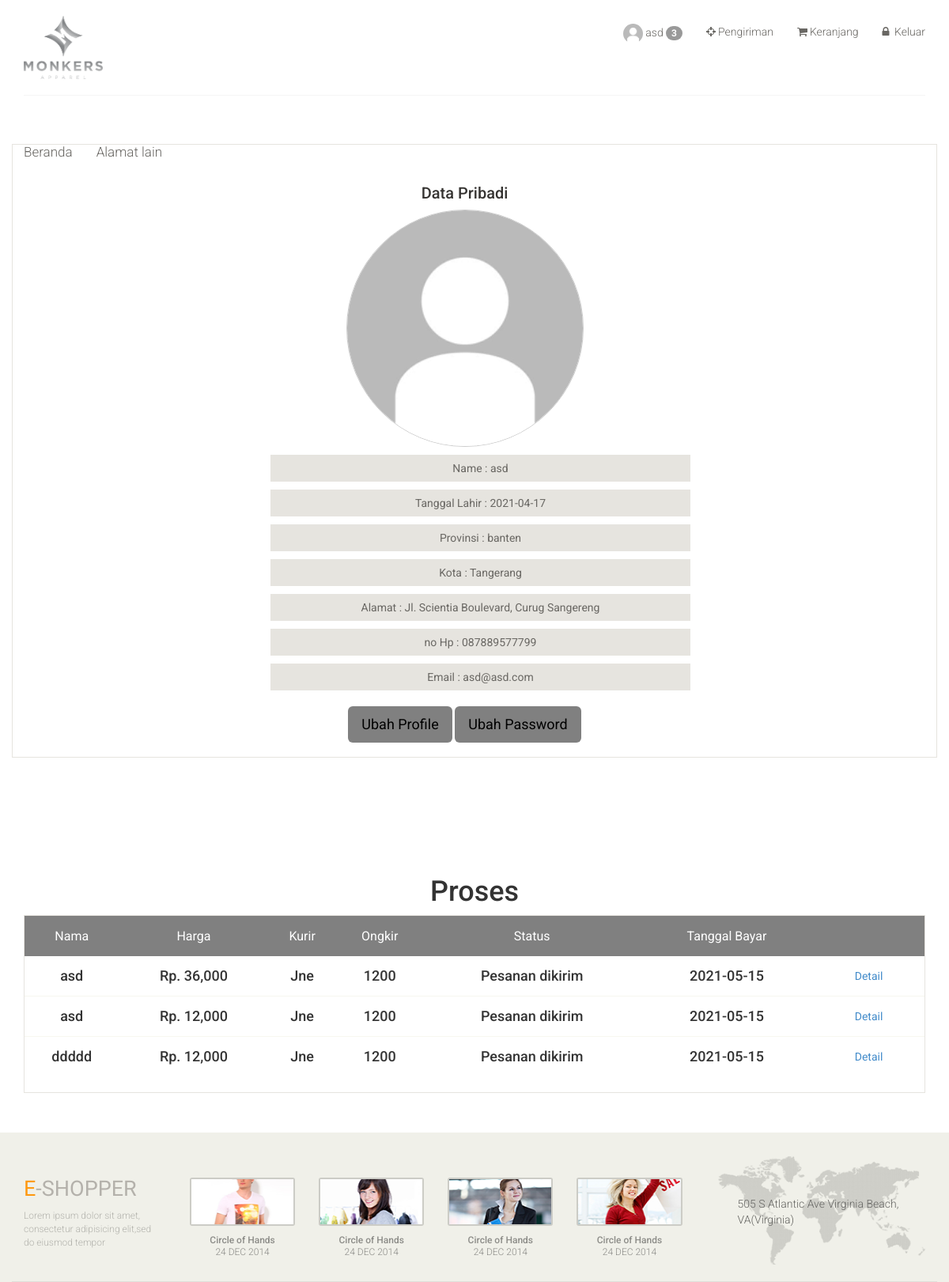
Page /monkers/profile.php (signed in) on the earlier database version.
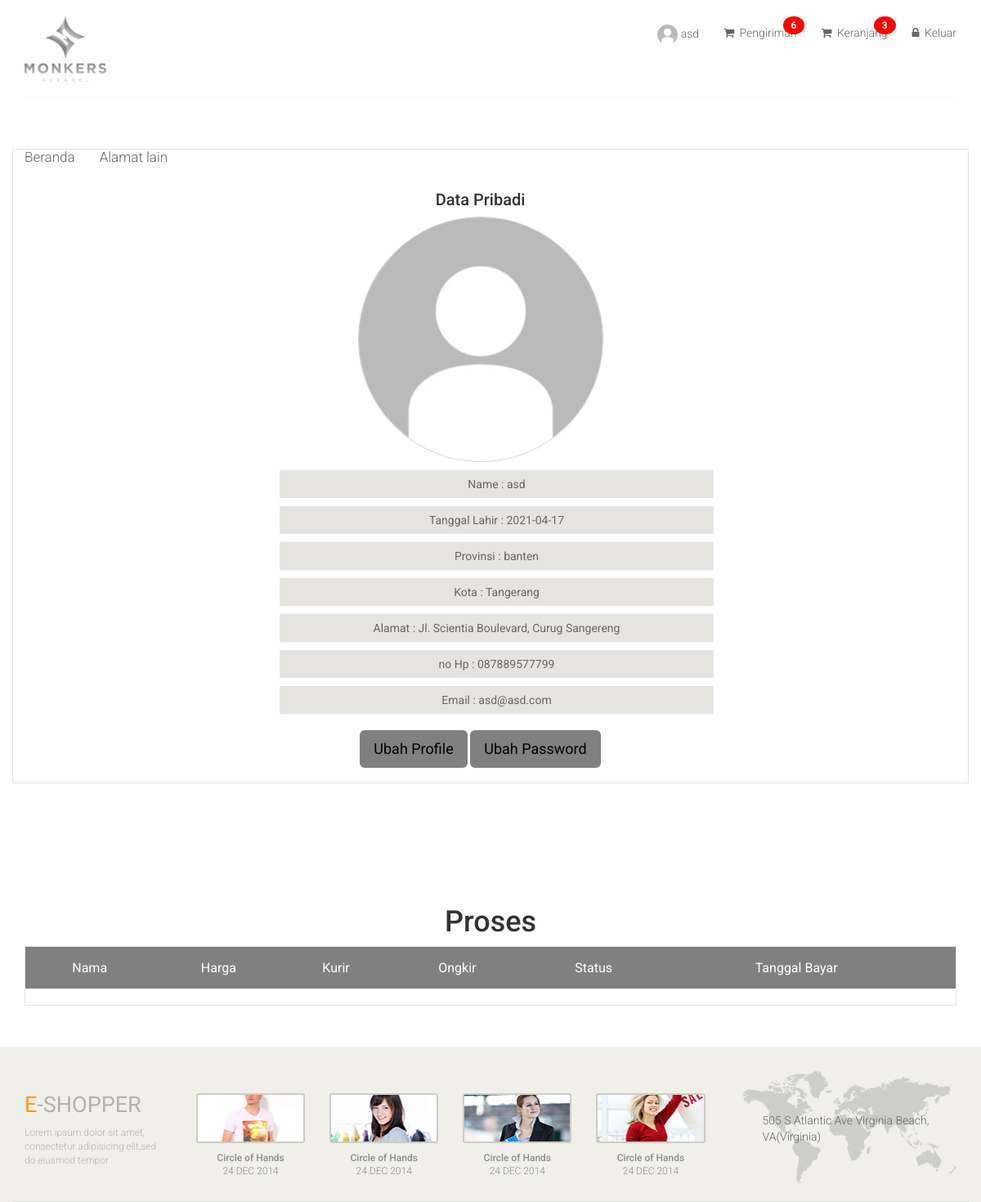
Same page on the later database version.
### tables this page shows
CREATE TABLE `tbl_customer` (
  `cust_id` int(11) NOT NULL,
  `cust_name` varchar(30) NOT NULL,
  `cust_birth` date NOT NULL,
  `cust_address` varchar(255) NOT NULL,
  `cust_province` varchar(255) NOT NULL,
  `cust_city` varchar(255) NOT NULL,
  `cust_email` varchar(30) NOT NULL,
  `cust_pass` varchar(50) NOT NULL,
  `cust_phone` varchar(20) NOT NULL,
  `cust_total_order` int(11) NOT NULL,
  `cust_total_price` int(11) NOT NULL,
  `cust_img` varchar(255) NOT NULL,
  `create_date` date NOT NULL DEFAULT current_timestamp()
);

CREATE TABLE `tbl_proses` (
  `proses_id` int(11) NOT NULL,
  `date_id` varchar(100) DEFAULT NULL,
  `cust_id` int(11) NOT NULL,
  `price` int(100) DEFAULT NULL,
  `ongkir` int(11) NOT NULL,
  `kurir` varchar(50) DEFAULT NULL,
  `status` varchar(200) DEFAULT NULL,
  `create_date` date NOT NULL DEFAULT current_timestamp(),
  `img_bayar` varchar(200) DEFAULT NULL
);

### model/User.php (called while the page is built, shortened)
<?php
function getDataUser($cust_id)
{
   require('../connect/conn.php');
   $sql = "SELECT * from tbl_customer where cust_id = '" . $cust_id . "' ";
   $item = mysqli_query($conn, $sql);
   $data = mysqli_fetch_assoc($item);
   return $data;
}
function getDataProses($cust_id)
{
   require('../connect/conn.php');
   $sql = "SELECT * from tbl_proses where cust_id = " . $cust_id . " ";
   $item = mysqli_query($conn, $sql);
   return $item;
}
function getProsesCount($cust_id)
{
   require('../connect/conn.php');
   $sql = "SELECT count(proses_id) as juml from tbl_proses where cust_id = " . $cust_id . " AND status != 'Selesai' ";
   $item = mysqli_query($conn, $sql);
   $data = mysqli_fetch_assoc($item);
   return $data;
}
function getcartCount($cust_id)
{
   require('../connect/conn.php');
   $sql = "SELECT count(cart_id) as juml from tbl_cart where cust_id = " . $cust_id . " ";
   $item = mysqli_query($conn, $sql);
   $data = mysqli_fetch_assoc($item);
   return $data;
}
function getcheckCount($cust_id)
{
   require('../connect/conn.php');
   $sql = "SELECT count(check_id) as juml from tbl_checkout where cust_id = " . $cust_id . " ";
   $item = mysqli_query($conn, $sql);
   $data = mysqli_fetch_assoc($item);
   return $data;
}
function custLogin($id_user)
{
   require('../connect/conn.php');
   $sql = "SELECT * from tbl_customer where cust_id = '" . $id_user . "' ";
   $result = mysqli_query($conn, $sql);
   $data = mysqli_fetch_assoc($result);
   return $data;
}
?>

### monkers/profile.php (the view, shortened to what the changed rows need)
<?php
require('../model/User.php');
$datauser = getDataUser($_SESSION['cust_id']);
$data_cart = getcartCount($_SESSION['cust_id']);
$data_check = getcheckCount($_SESSION['cust_id']);
$proses_count = getProsesCount($_SESSION['cust_id']);
$data_proses = getDataProses($_SESSION['cust_id']);
?>
<!DOCTYPE html>
<html lang="en">
<head>
	<link href="css/bootstrap.min.css" rel="stylesheet">
	<link href="css/font-awesome.min.css" rel="stylesheet">
	<link href="css/prettyPhoto.css" rel="stylesheet">
	<link href="css/price-range.css" rel="stylesheet">
	<link href="css/animate.css" rel="stylesheet">
	<link href="css/main.css" rel="stylesheet">
	<link href="css/responsive.css" rel="stylesheet">
	<link rel="stylesheet" href="../plugins/datatables-bs4/css/dataTables.bootstrap4.min.css">
	<link rel="stylesheet" href="../plugins/datatables-responsive/css/responsive.bootstrap4.min.css">
	<link rel="stylesheet" href="../plugins/datatables-buttons/css/buttons.bootstrap4.min.css">
</head>
<body>
	<header id="header">
		<div class="header-middle">
			<div class="container">
				<div class="row">
					<div class="col-sm-8">
						<div class="shop-menu pull-right">
							<ul class="nav navbar-nav">
								<?php
								if (!isset($_SESSION['cust_id'])) {
								?>
									<li><a href="../monkers/login.php"><i class="fa fa-user"></i> Akun</a></li>
								<?php
								} else {
									$data = custLogin($_SESSION['cust_id']);
								?>
									<?php if ($proses_count['juml'] != 0) { ?>
										<li><a href="../monkers/profile.php"><img src="images/Profile/<?php echo $datauser['cust_img'] ?>" style=" width:25px;height: 25px; border-radius: 50%;" />
												<span><?php echo $data['cust_name']; ?></span>
												<span class="badge"><?php echo $proses_count['juml']; ?></span>
											</a>
										</li>
									<?php } else { ?>
										<li><a href="../monkers/profile.php"><img src="images/Profile/<?php echo $datauser['cust_img'] ?>" style=" width:25px;height: 25px; border-radius: 50%;" /> <?php echo $data['cust_name']; ?></a></li>
									<?php } ?>
								<?php
								}
								?>
								<?php if ($data_check['juml'] != 0) { ?>
									<li><a href="checkout.php" class="notification"><i class="fa fa-shopping-cart"></i>
											<span>Pengiriman</span>
											<span class="badge"><?php echo $data_check['juml']; ?></span>
										</a>
									</li>
								<?php } else { ?>
									<li><a href="checkout.php" class="notification"><i class="fa fa-crosshairs"></i>Pengiriman</a></li>
								<?php } ?>
								<?php if ($data_cart['juml'] != 0) { ?>
									<li><a href="cart.php" class="notification"><i class="fa fa-shopping-cart"></i>
											<span>Keranjang</span>
											<span class="badge"><?php echo $data_cart['juml']; ?></span>
										</a>
									</li>
								<?php } else { ?>
									<li><a href="cart.php" class="notification"><i class="fa fa-shopping-cart"></i>Keranjang</a></li>
								<?php } ?>
							</ul>
						</div>
					</div>
				</div>
			</div>
		</div>
	</header>
	<section id="do_action">
		<div class="container">
			<div class="row">
				<div class="total_area">
					<div style="text-align:center;">
						<img src="images/Profile/<?php echo $datauser['cust_img'] ?>" style="object-fit:contain; width:300px;height: 300px; border: solid 1px #CCC; border-radius: 50%;" />
					</div>
					<ul style="text-align:center; width:50%; margin: auto;">
						<li>Name : <?php echo $datauser['cust_name'] ?></li>
						<li>Tanggal Lahir : <?php echo $datauser['cust_birth'] ?></li>
						<li>Provinsi : <?php echo $datauser['cust_province'] ?></li>
						<li>Kota : <?php echo $datauser['cust_city'] ?></li>
						<li>Alamat : <?php echo $datauser['cust_address'] ?></li>
						<li>no Hp : <?php echo $datauser['cust_phone'] ?></li>
						<li>Email : <?php echo $datauser['cust_email'] ?></li>
						<br>
					</ul>
				</div>
			</div>
		</div>
	</section>
	<section id="cart_items">
		<div class="container">
			<div>
				<h1 style="text-align:center">Proses</h1>
			</div>
			<div class="table-responsive cart_info">
				<table id="example1" class="table table-condensed">
					<thead>
						<tr  style="background-color:grey;" class="cart_menu">
							<td style="text-align: center">Nama</td>
							<td style="text-align: center">Harga</td>
							<td style="text-align: center">Kurir</td>
							<td style="text-align: center">Ongkir</td>
							<td style="text-align: center">Status</td>
							<td style="text-align: center">Tanggal Bayar</td>
							<td></td>
						</tr>
					</thead>
					<tbody>
						<?php
						while ($data = mysqli_fetch_assoc($data_proses)) { ?>
							<tr>
								<td style="text-align: center">
									<h4><?php echo $data['name'] ?></h4>
								</td>
								<td style="text-align: center">
									<h4>Rp. <?php echo number_format($data['price']) ?></h4>
								</td>
								<td style="text-align: center">
									<h4><?php echo $data['kurir'] ?></h4>
								</td>
								<td style="text-align: center">
									<h4><?php echo $data['ongkir'] ?></h4>
								</td>
								<td style="text-align: center">
									<h4><?php echo $data['status'] ?></h4>
								</td>
								<td style="text-align: center">
									<h4><?php echo $data['create_date'] ?></h4>
								</td>
								<?php if ($data['status'] != "Pesanan dibatalkan") { ?>
									<td style="text-align: center">
										<a class="btn" href="../monkers/detail_proses.php?id=<?php echo $data['date_id'] ?>&ida=<?php echo $data['address_id'] ?>" type="submit" name="detailproses" class="cart_quantity_delete">Detail</a>
									</td>
								<?php } else { ?>
									<td style="text-align: center">
										<p style="color:red;">&#10008;</p>
									</td>
								<?php } ?>
							</tr>
						<?php } ?>
					</tbody>
				</table>
			</div>
		</div>
	</section>
	<footer id="footer">
		<div class="footer-top">
			<div class="container">
				<div class="row">
					<div class="col-sm-2">
						<div class="companyinfo">
							<h2><span>e</span>-shopper</h2>
						</div>
					</div>
					<div class="col-sm-7">
						<div class="col-sm-3">
							<div class="video-gallery text-center">
								<h2>24 DEC 2014</h2>
							</div>
						</div>
						<div class="col-sm-3">
							<div class="video-gallery text-center">
								<h2>24 DEC 2014</h2>
							</div>
						</div>
						<div class="col-sm-3">
							<div class="video-gallery text-center">
								<h2>24 DEC 2014</h2>
							</div>
						</div>
						<div class="col-sm-3">
							<div class="video-gallery text-center">
								<h2>24 DEC 2014</h2>
							</div>
						</div>
					</div>
				</div>
			</div>
		</div>
	</footer>
</body>
</html>

Differences in the rows shown:
removed tbl_proses: name "asd", price "36,000", kurir "Jne", ongkir "1200", status "Pesanan dikirim", create_date "2021-05-15"
removed tbl_proses: name "asd", price "12,000", kurir "Jne", ongkir "1200", status "Pesanan dikirim", create_date "2021-05-15"
removed tbl_proses: name "ddddd", price "12,000", kurir "Jne", ongkir "1200", status "Pesanan dikirim", create_date "2021-05-15"
Other differences:
$data_check['juml']: (not shown) → "6"
$data_cart['juml']: (not shown) → "3"
$proses_count['juml']: "3" → (not shown)
